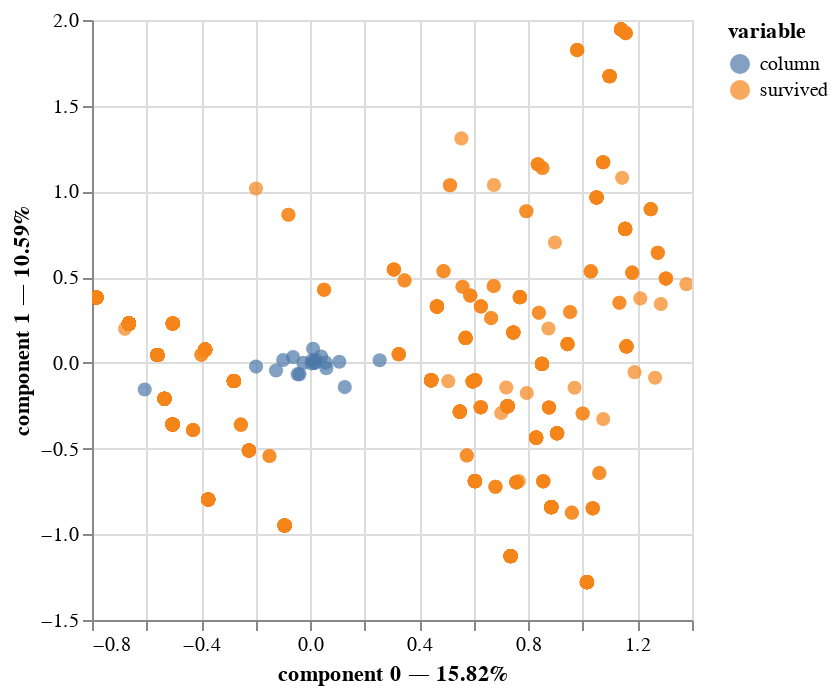

Here is the notebook cell this chart was saved with:
### Code cell
# %load solutions/pmca/plot_mca_prince.py
mca.plot(
    titanic_quali,
    x_component=0,
    y_component=1,
    show_column_markers=True,
    show_row_markers=True,
    show_column_labels=False,
    show_row_labels=False
)

### Figure 1 — Vega-Lite specification as saved in the notebook (floating-point values rounded to 4 significant figures; data arrays with more than 128 entries replaced by an {"elided": "..."} marker saying what was removed)
{"config": {"view": {"continuousWidth": 300, "continuousHeight": 300}}, "layer": [{"data": {"name": "data-60fff147ce5a7e14c6c445aab86f6061"}, "mark": {"type": "circle", "size": 50}, "encoding": {"color": {"field": "variable", "type": "nominal"}, "tooltip": [{"field": "variable", "type": "nominal"}, {"field": "value", "type": "nominal"}, {"field": "component 0", "type": "quantitative"}, {"field": "component 1", "type": "quantitative"}], "x": {"axis": {"title": "component 0 — 15.82%"}, "field": "component 0", "scale": {"zero": false}, "type": "quantitative"}, "y": {"axis": {"title": "component 1 — 10.59%"}, "field": "component 1", "scale": {"zero": false}, "type": "quantitative"}}, "name": "view_9"}, {"data": {"name": "data-8a9ec2d61be68d66436c4a82a9c9a7d3"}, "mark": {"type": "circle", "size": 50}, "encoding": {"color": {"field": "variable", "type": "nominal"}, "tooltip": [{"field": "variable", "type": "nominal"}, {"field": "value", "type": "nominal"}, {"field": "component 0", "type": "quantitative"}, {"field": "component 1", "type": "quantitative"}], "x": {"axis": {"title": "component 0 — 15.82%"}, "field": "component 0", "scale": {"zero": false}, "type": "quantitative"}, "y": {"axis": {"title": "component 1 — 10.59%"}, "field": "component 1", "scale": {"zero": false}, "type": "quantitative"}}}], "params": [{"name": "param_25", "select": {"type": "interval", "encodings": ["x", "y"]}, "bind": "scales", "views": ["view_9"]}], "$schema": "https://vega.github.io/schema/vega-lite/v5.17.0.json", "datasets": {"data-60fff147ce5a7e14c6c445aab86f6061": {"elided": "891 records"}, "data-8a9ec2d61be68d66436c4a82a9c9a7d3": [{"component 0": -0.0393, "component 1": -0.06689, "component 2": -0.01635, "component 3": 0.03895, "component 4": 0.0249, "component 5": 0.07856, "component 6": -0.07989, "component 7": 0.01428, "component 8": 0.007687, "component 9": 0.0491, "component 10": -0.04792, "component 11": -0.05558, "component 12": -0.09047, "component 13": -0.04735, "variable": "column", "value": "embarked_Cherbourg", "label": "embarked_Cherbourg"}, {"component 0": 0.0204, "component 1": 0.0181, "component 2": 0.03861, "component 3": 0.04547, "component 4": 0.1057, "component 5": -0.1095, "component 6": -0.08188, "component 7": -0.105, "component 8": 0.02245, "component 9": -0.0029, "component 10": 0.0553, "component 11": -0.00185, "component 12": -0.181, "component 13": 0.03167, "variable": "column", "value": "embarked_Queenstown", "label": "embarked_Queenstown"}, {"component 0": 0.007789, "component 1": 0.01524, "component 2": -0.0003496, "component 3": -0.01555, "component 4": -0.01908, "component 5": -0.007374, "component 6": 0.03054, "component 7": 0.008802, "component 8": -0.004675, "component 9": -0.01242, "component 10": 0.00587, "component 11": 0.01467, "component 12": 0.0451, "component 13": 0.008538, "variable": "column", "value": "embarked_Southampton", "label": "embarked_Southampton"}, {"component 0": -0.06282, "component 1": 0.03427, "component 2": 0.1206, "component 3": -0.05371, "component 4": -0.02402, "component 5": 0.008678, "component 6": -0.0009519, "component 7": -0.03036, "component 8": -0.04383, "component 9": 0.05583, "component 10": 0.05714, "component 11": -0.088, "component 12": 0.04696, "component 13": -0.07171, "variable": "column", "value": "class_First", "label": "class_First"}, {"component 0": 0.05926, "component 1": -0.03094, "component 2": 0.0004236, "component 3": -0.04471, "component 4": -0.04896, "component 5": 0.002225, "component 6": 0.1228, "component 7": 0.02337, "component 8": -0.03215, "component 9": -0.1052, "component 10": -0.09644, "component 11": 0.009471, "component 12": -0.05398, "component 13": -0.03453, "variable": "column", "value": "class_Second", "label": "class_Second"}, {"component 0": 0.005428, "component 1": -0.003482, "component 2": -0.05321, "component 3": 0.04039, "component 4": 0.02891, "component 5": -0.004652, "component 6": -0.04561, "component 7": 0.004598, "component 8": 0.03133, "component 9": 0.01486, "component 10": 0.011, "component 11": 0.03516, "component 12": -0.0004304, "component 13": 0.04449, "variable": "column", "value": "class_Third", "label": "class_Third"}, {"component 0": -0.04563, "component 1": -0.06586, "component 2": -0.1831, "component 3": 0.1873, "component 4": -0.02833, "component 5": 0.2622, "component 6": 0.0166, "component 7": -0.06521, "component 8": -0.1445, "component 9": -0.2131, "component 10": 0.0021, "component 11": 0.03647, "component 12": -0.02175, "component 13": 0.1426, "variable": "column", "value": "who_child", "label": "who_child"}, {"component 0": 0.05698, "component 1": 0.001768, "component 2": 0.02094, "component 3": 0.02363, "component 4": 0.02043, "component 5": -0.03273, "component 6": 0.005106, "component 7": -0.01991, "component 8": 0.03696, "component 9": 0.01674, "component 10": -0.01821, "component 11": -0.007054, "component 12": -0.01551, "component 13": -0.01998, "variable": "column", "value": "who_man", "label": "who_man"}, {"component 0": -0.09893, "component 1": 0.01667, "component 2": 0.01458, "component 3": -0.1042, "component 4": -0.0318, "component 5": -0.01544, "component 6": -0.0152, "component 7": 0.05943, "component 8": -0.02898, "component 9": 0.0321, "component 10": 0.03544, "component 11": 0.002809, "component 12": 0.0374, "component 13": -0.004074, "variable": "column", "value": "who_woman", "label": "who_woman"}, {"component 0": -0.02506, "component 1": -0.0003169, "component 2": -0.07917, "component 3": -0.01641, "component 4": 0.006171, "component 5": 0.0303, "component 6": 0.08833, "component 7": -0.09352, "component 8": -0.02171, "component 9": -0.005625, "component 10": 0.03053, "component 11": 0.02407, "component 12": 0.03619, "component 13": -0.008193, "variable": "column", "value": "alone_False", "label": "alone_False"}, {"component 0": 0.01652, "component 1": 0.0002089, "component 2": 0.05219, "component 3": 0.01082, "component 4": -0.004068, "component 5": -0.01998, "component 6": -0.05823, "component 7": 0.06165, "component 8": 0.01431, "component 9": 0.003708, "component 10": -0.02013, "component 11": -0.01587, "component 12": -0.02386, "component 13": 0.005401, "variable": "column", "value": "alone_True", "label": "alone_True"}, {"component 0": 0.01652, "component 1": 0.0002089, "component 2": 0.05219, "component 3": 0.01082, "component 4": -0.004068, "component 5": -0.01998, "component 6": -0.05823, "component 7": 0.06165, "component 8": 0.01431, "component 9": 0.003708, "component 10": -0.02013, "component 11": -0.01587, "component 12": -0.02386, "component 13": 0.005401, "variable": "column", "value": "family_size_0", "label": "family_size_0"}, {"component 0": 0.04025, "component 1": 0.03679, "component 2": 0.005821, "component 3": -0.09947, "component 4": -0.007843, "component 5": 0.1255, "component 6": -0.04563, "component 7": -0.1555, "component 8": -0.06942, "component 9": 0.08646, "component 10": 0.07451, "component 11": 0.04337, "component 12": 0.03427, "component 13": -0.02474, "variable": "column", "value": "family_size_1", "label": "family_size_1"}, {"component 0": -0.1251, "component 1": -0.04475, "component 2": -0.1265, "component 3": -0.02163, "component 4": -0.1357, "component 5": 0.0546, "component 6": 0.1658, "component 7": -0.04451, "component 8": 0.1491, "component 9": 0.06671, "component 10": 0.02811, "component 11": -0.02823, "component 12": 0.0628, "component 13": -0.1933, "variable": "column", "value": "family_size_2", "label": "family_size_2"}, {"component 0": 0.2549, "component 1": 0.01551, "component 2": -0.4634, "component 3": 0.148, "component 4": 0.2815, "component 5": -0.2383, "component 6": 0.8515, "component 7": 0.02474, "component 8": -0.343, "component 9": -0.8039, "component 10": 0.05314, "component 11": 0.2932, "component 12": 0.1377, "component 13": 0.08238, "variable": "column", "value": "family_size_3", "label": "family_size_3"}, {"component 0": 0.01052, "component 1": 0.08197, "component 2": -0.4744, "component 3": 0.1852, "component 4": -0.005534, "component 5": 0.1767, "component 6": 0.053, "component 7": -0.1097, "component 8": -0.3465, "component 9": 0.3606, "component 10": -0.156, "component 11": 0.03623, "component 12": -0.03733, "component 13": 0.7191, "variable": "column", "value": "family_size_4", "label": "family_size_4"}, {"component 0": -0.1985, "component 1": -0.02179, "component 2": 0.2238, "component 3": -0.06482, "component 4": 0.1332, "component 5": -0.2059, "component 6": -0.2313, "component 7": -0.1647, "component 8": 0.2019, "component 9": -0.08419, "component 10": -0.1866, "component 11": -0.2199, "component 12": -0.003957, "component 13": 0.3181, "variable": "column", "value": "family_size_5", "label": "family_size_5"}, {"component 0": -0.6068, "component 1": -0.1556, "component 2": -0.05826, "component 3": -0.1104, "component 4": -0.05059, "component 5": -0.01823, "component 6": -0.1296, "component 7": 0.01019, "component 8": -0.09245, "component 9": -0.03202, "component 10": 0.2857, "component 11": -0.1499, "component 12": 0.1294, "component 13": -0.05944, "variable": "column", "value": "family_size_6", "label": "family_size_6"}, {"component 0": 0.1267, "component 1": -0.1414, "component 2": -0.1924, "component 3": 0.7223, "component 4": -0.2542, "component 5": -0.0995, "component 6": -0.1866, "component 7": 0.03349, "component 8": 0.459, "component 9": 0.04443, "component 10": -0.2734, "component 11": 0.4657, "component 12": -0.2336, "component 13": 0.2261, "variable": "column", "value": "family_size_7", "label": "family_size_7"}, {"component 0": 0.1068, "component 1": 0.006282, "component 2": 0.204, "component 3": 0.537, "component 4": 1.202, "component 5": -0.7779, "component 6": 0.5674, "component 7": 0.1006, "component 8": -0.3796, "component 9": -0.4062, "component 10": -0.1343, "component 11": -0.1124, "component 12": -0.3726, "component 13": -0.003367, "variable": "column", "value": "family_size_10", "label": "family_size_10"}]}}
